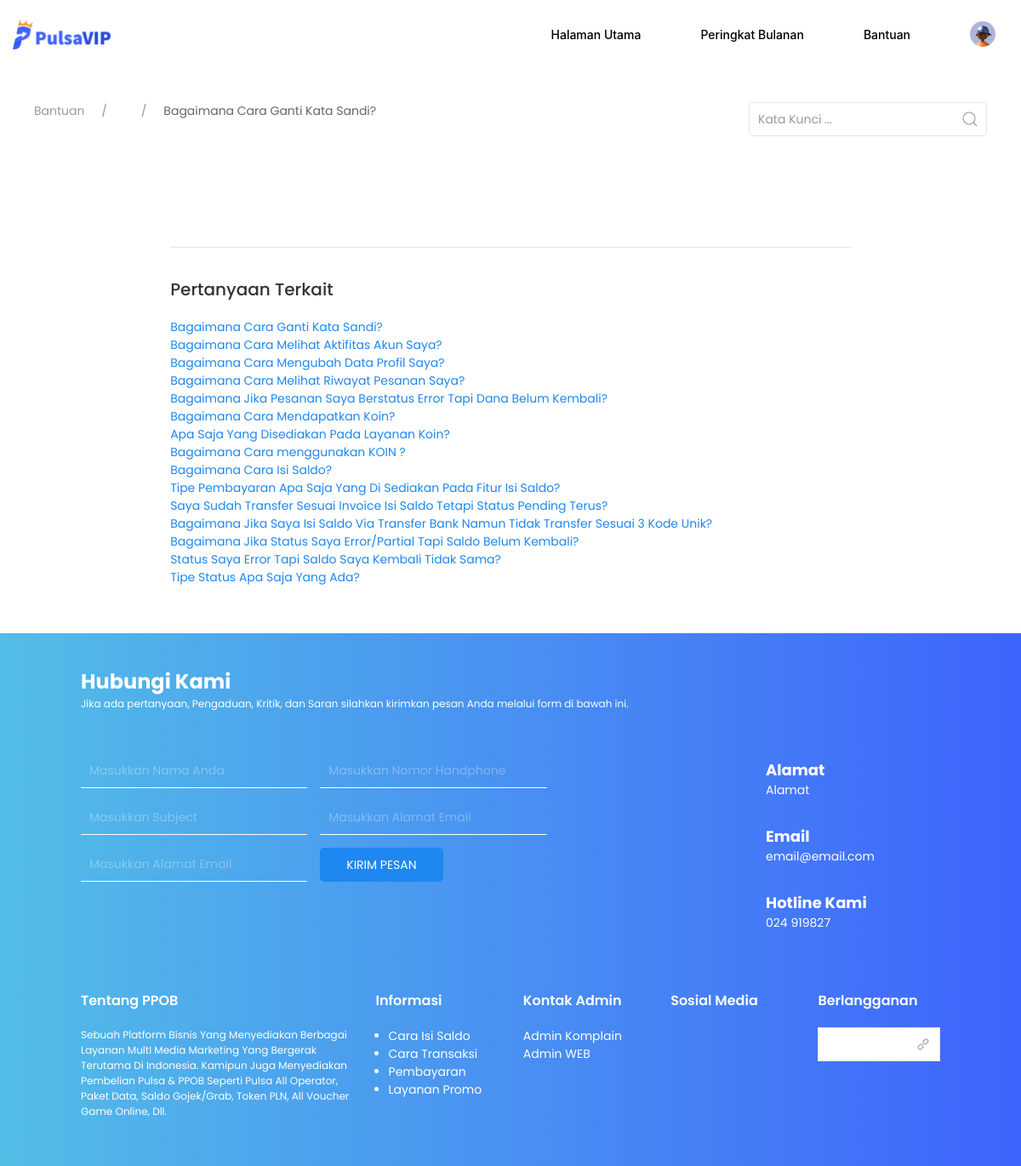
The page /index.php/user_panel/bantuan_detail on the database its author committed.
### tables this page shows
CREATE TABLE `bantuan` (
  `id` int(11) NOT NULL,
  `judul` varchar(100) NOT NULL,
  `kategori` enum('akun','pesanan','koin','saldo','dana','status') NOT NULL,
  `content` longtext NOT NULL,
  `click` bigint(8) NOT NULL DEFAULT 0,
  `create_at` timestamp NOT NULL DEFAULT current_timestamp() ON UPDATE current_timestamp()
);

### application/controllers/user_panel/Bantuan_detail.php (called while the page is built, shortened)
<?php
class Bantuan_detail extends CI_Controller {
    function __construct()
    {
		$this->load->model('M_admin');
    }
	public function index()
	{
        $header = array(
            'page' => 'user-bantuan-detail',
        );
		$get = $this->input->get();
		$where = array('id' => $get['id'], );
		$bantuan = $this->M_admin->select_where('bantuan', $where)->row_array();
		$data['bantuan'] = $bantuan;
		$kategori_bantuan = $bantuan['kategori'];
		$data['kategori'] = $this->M_admin->select_select_like('*', 'bantuan', 'kategori', $kategori_bantuan, 'both')->result_array();
		$this->load->view('user_panel/layout/header', $header);
        $this->load->view('user_panel/bantuan_detail', $data);
        $this->load->view('user_panel/layout/footer');
	}
}

### index.php (called while the page is built, shortened)
<?php
require_once BASEPATH.'core/CodeIgniter.php';

### application/models/M_admin.php (called while the page is built, shortened)
<?php
class M_admin extends CI_Model
{
    function select_where($table, $where)
    {
        return $this->db->get_where($table, $where);
    }
    function select_select_like($select, $table, $like1, $like2, $like3)
    {
        return $this->db->select($select)
        ->from($table)
        ->like($like1, $like2, $like3)
        ->get();
    }
}

### application/views/user_panel/bantuan_detail.php (the view, shortened to what this page needs)
<div class="body uk-width-1-1 uk-padding-remove uk-margin-medium-top uk-margin-medium-bottom">
    <div class="uk-width-1-1 uk-padding uk-padding-remove-top uk-clearfix uk-margin-remove">
        <div class="uk-width-1-2@s uk-padding-remove uk-margin-remove uk-float-left">
            <ul class="uk-breadcrumb">
                <li><a href="<?php echo base_url(); ?>user_panel/bantuan">Bantuan</a></li>
                <li><span>Bagaimana Cara Ganti Kata Sandi?</span></li>
            </ul>
        </div>
        <div class="uk-width-1-2@s uk-width-1-4@l uk-padding-remove uk-margin-remove uk-float-right">
            <form class="uk-width-1-1">
                <div class="uk-margin uk-width-1-1">
                    <div class="uk-inline uk-width-1-1">
                        <a class="uk-form-icon uk-form-icon-flip" href="#" uk-icon="icon: search"></a>
                        <input class="uk-input uk-width-1-1 uk-border-rounded" name="kata_kunci"
                            placeholder="Kata Kunci ..." type="text">
                    </div>
                </div>
            </form>
        </div>
    </div>
    <div class="content uk-width-1-1 uk-flex-center uk-padding-remove uk-margin-remove" uk-grid>
        <div class="uk-width-2-3@l uk-width-5-6@s uk-margin-remove uk-padding-remove">
            <hr>
            <div class="pertanyaan-terkait uk-padding-small uk-padding-remove-horizontal">
                <h4 class="poppins-medium">Pertanyaan Terkait</h4>
                <?php
                foreach ($kategori as $a) {
                ?>
                <a href="<?php echo base_url(); ?>user_panel/bantuan_detail?id=<?php echo $a['id']; ?>"><?php echo $a['judul']; ?></a><br>
                <?php
                }
                ?>
            </div>
        </div>
    </div>
</div>

### assets/css/style.css (style rules this page uses)
body { font-family: poppins; font-weight: 400; font-size: 14px; }

### rows shown on the page
bantuan: judul "Bagaimana Cara Ganti Kata Sandi?"
bantuan: judul "Bagaimana Cara Melihat Aktifitas Akun Saya?"
bantuan: judul "Bagaimana Cara Mengubah Data Profil Saya?"
bantuan: judul "Bagaimana Cara Melihat Riwayat Pesanan Saya?"
bantuan: judul "Bagaimana Jika Pesanan Saya Berstatus Error Tapi Dana Belum Kembali?"
bantuan: judul "Bagaimana Cara Mendapatkan Koin?"
bantuan: judul "Apa Saja Yang Disediakan Pada Layanan Koin?"
bantuan: judul "Bagaimana Cara menggunakan KOIN ?"
bantuan: judul "Bagaimana Cara Isi Saldo?"
bantuan: judul "Tipe Pembayaran Apa Saja Yang Di Sediakan Pada Fitur Isi Saldo?"
bantuan: judul "Saya Sudah Transfer Sesuai Invoice Isi Saldo Tetapi Status Pending Terus?"
bantuan: judul "Bagaimana Jika Saya Isi Saldo Via Transfer Bank Namun Tidak Transfer Sesuai 3 Kode Unik?"
bantuan: judul "Bagaimana Jika Status Saya Error/Partial Tapi Saldo Belum Kembali?"
bantuan: judul "Status Saya Error Tapi Saldo Saya Kembali Tidak Sama?"
bantuan: judul "Tipe Status Apa Saja Yang Ada?"
